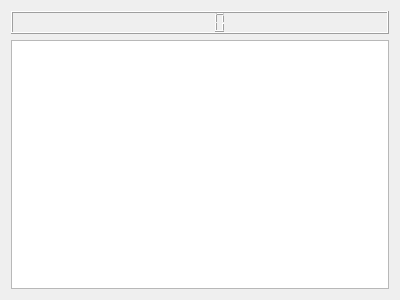
<?xml version="1.0" encoding="UTF-8"?>
<ui version="4.0">
 <class>Widget</class>
 <widget class="QWidget" name="Widget">
  <property name="geometry">
   <rect>
    <x>0</x>
    <y>0</y>
    <width>400</width>
    <height>300</height>
   </rect>
  </property>
  <property name="windowTitle">
   <string>Widget</string>
  </property>
  <layout class="QGridLayout" name="gridLayout">
   <item row="2" column="0">
    <widget class="QLCDNumber" name="lcdNumber"/>
   </item>
   <item row="4" column="0">
    <widget class="QGraphicsView" name="graphicsView"/>
   </item>
  </layout>
 </widget>
 <layoutdefault spacing="6" margin="11"/>
 <resources/>
 <connections/>
</ui>
